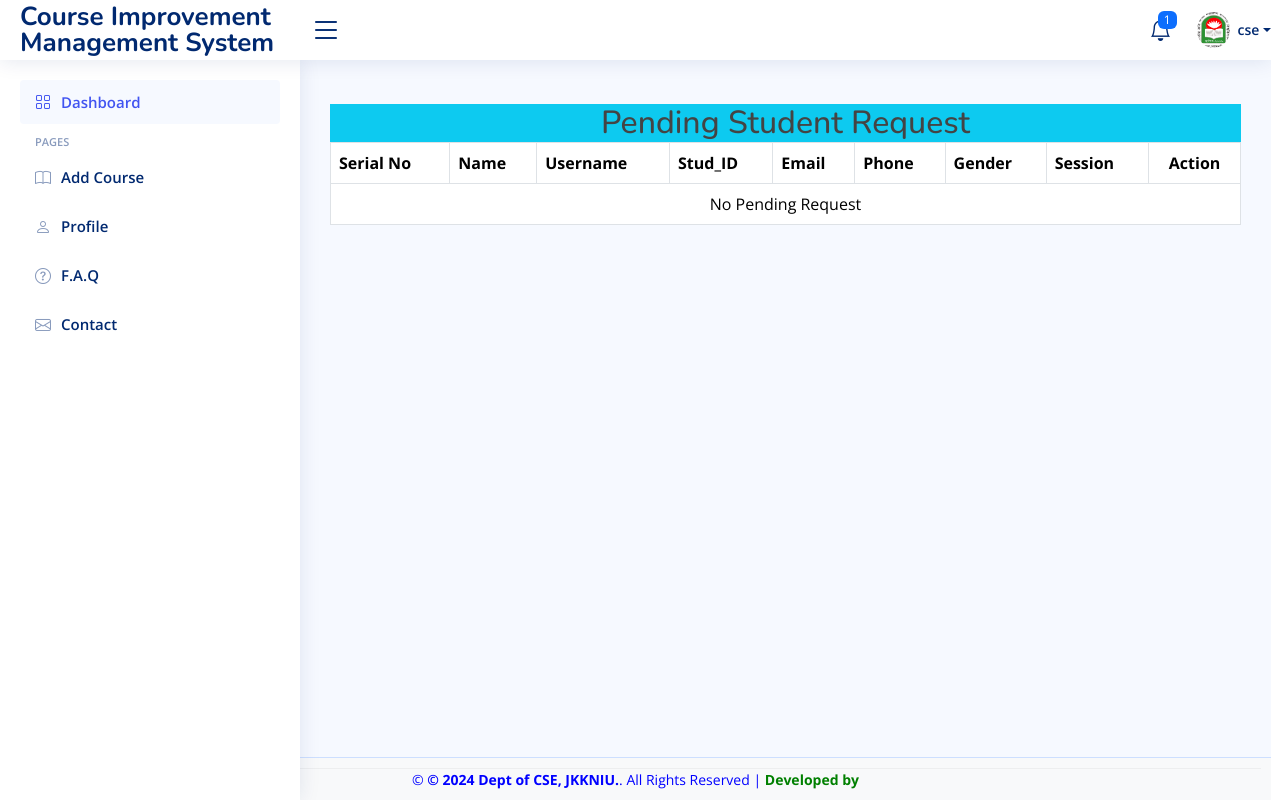
Page /department/student_request.php (signed in) on the earlier database version.
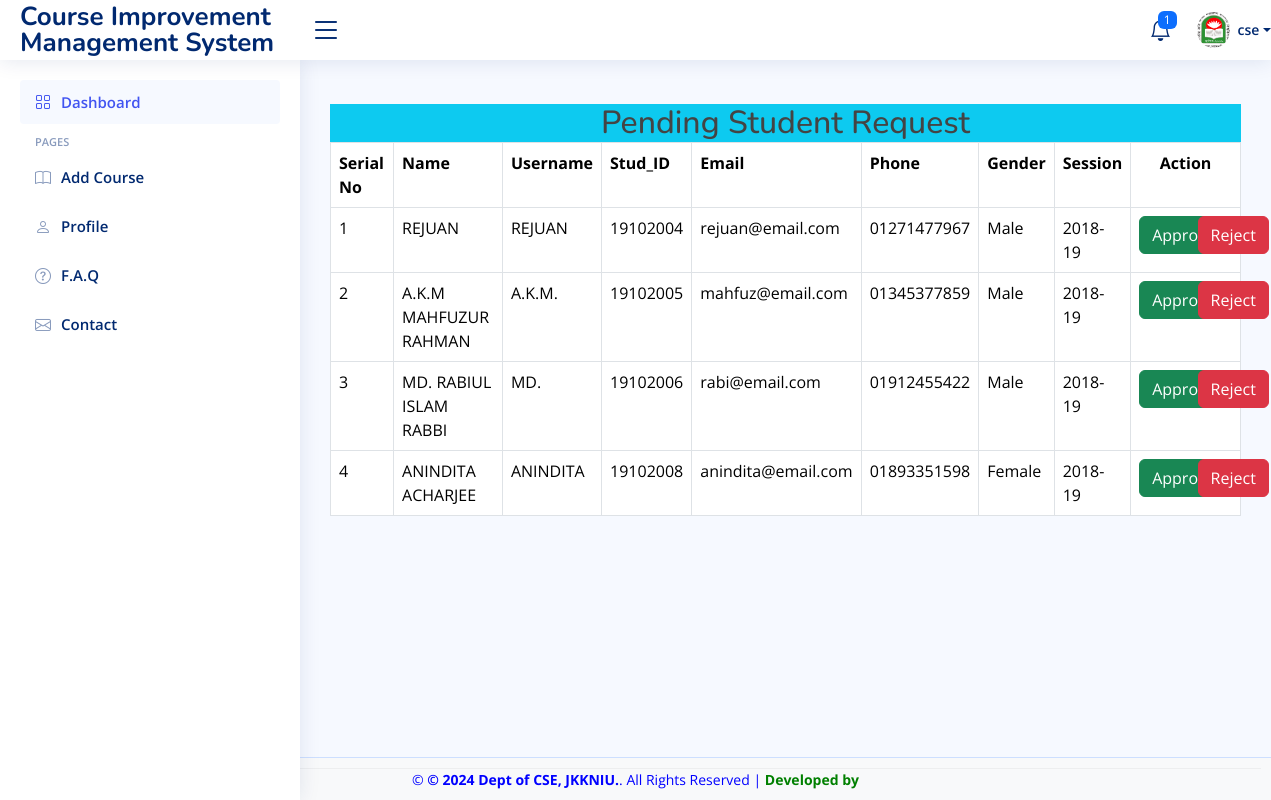
Same page on the later database version.
### tables this page shows
CREATE TABLE `students` (
  `id` int(11) NOT NULL,
  `name` varchar(200) NOT NULL,
  `username` varchar(200) NOT NULL,
  `department` varchar(40) NOT NULL,
  `stud_id` varchar(100) NOT NULL,
  `reg_no` varchar(100) NOT NULL,
  `email` varchar(200) NOT NULL,
  `gender` varchar(200) NOT NULL,
  `phone` varchar(200) NOT NULL,
  `password` varchar(200) NOT NULL,
  `data_reg` varchar(200) NOT NULL,
  `status` varchar(200) NOT NULL,
  `session` varchar(200) NOT NULL,
  `otp` varchar(100) NOT NULL,
  `profile` varchar(200) NOT NULL DEFAULT 'default.jpeg'
);

### department/student_request.php (the view, shortened to what this page needs)
<?php
include("header.php");
include("sidebar.php");
include("../include/connect.php");
$dept=$_SESSION['dept'];
?>
<main id="main" class="main">
  <h2 class="mb-0 text-center bg-info">
    <i class="fas fa-exclamation-circle"></i> Pending Student Request
  </h2>
<?php
$sql="SELECT * FROM students WHERE status='Pending' AND department='$dept' ORDER BY data_reg ASC";
$res = mysqli_query($conn, $sql);
$output = "
<table class='table table-bordered'>
    <tr>
        <th>Serial No</th>
        <th>Name</th>
        <th>Username</th>
        <th>Stud_ID</th>
        <th>Email</th>
        <th>Phone</th>
        <th>Gender</th>
        <th>Session</th>
        <th class='text-center'>Action</th>
    </tr>
";
if (mysqli_num_rows($res) == 0) {
    $output .= "
        <tr>
            <td colspan='9' class='text-center'>No Pending Request</td>
        </tr>
    ";
} else {
    $i = 0;
    while ($row = mysqli_fetch_array($res)) {
        $i++;
        $output .= "
            <tr>
                <td>".$i."</td>
                <td>".$row['name']."</td>
                <td>".$row['username']."</td>
                <td>".$row['stud_id']."</td>
                <td>".$row['email']."</td>
                <td>".$row['phone']."</td>
                <td>".$row['gender']."</td>
                <td>".$row['session']."</td>
                <td>
                    <div class='col-md-12'>
                        <div class='row'>
                            <div class='col-md-6'>
                                <button id='".$row['id']."' class='btn btn-success approve'>Approve</button>
                            </div>
                            <div class='col-md-6'>
                                <button id='".$row['id']."' class='btn btn-danger reject'>Reject</button>
                            </div>
                        </div>
                    </div>
                </td>
            </tr>
        ";
    }
}
$output .= "</table>";
echo $output;
?>
</main>
<?php
include('footer.php');
?>

Differences in the rows shown:
now on this page (row edited): students: name "REJUAN", username "REJUAN", stud "19102004", email "rejuan@email.com", phone "01271477967", gender "Male", session "2018-19"
now on this page (row edited): students: name "A.K.M MAHFUZUR RAHMAN", username "A.K.M.", stud "19102005", email "mahfuz@email.com", phone "01345377859", gender "Male", session "2018-19"
now on this page (row edited): students: name "MD. RABIUL ISLAM RABBI", username "MD.", stud "19102006", email "rabi@email.com", phone "01912455422", gender "Male", session "2018-19"
now on this page (row edited): students: name "ANINDITA ACHARJEE", username "ANINDITA", stud "19102008", email "anindita@email.com", phone "01893351598", gender "Female", session "2018-19"
Other differences:
text no longer shown: "No Pending Request"
